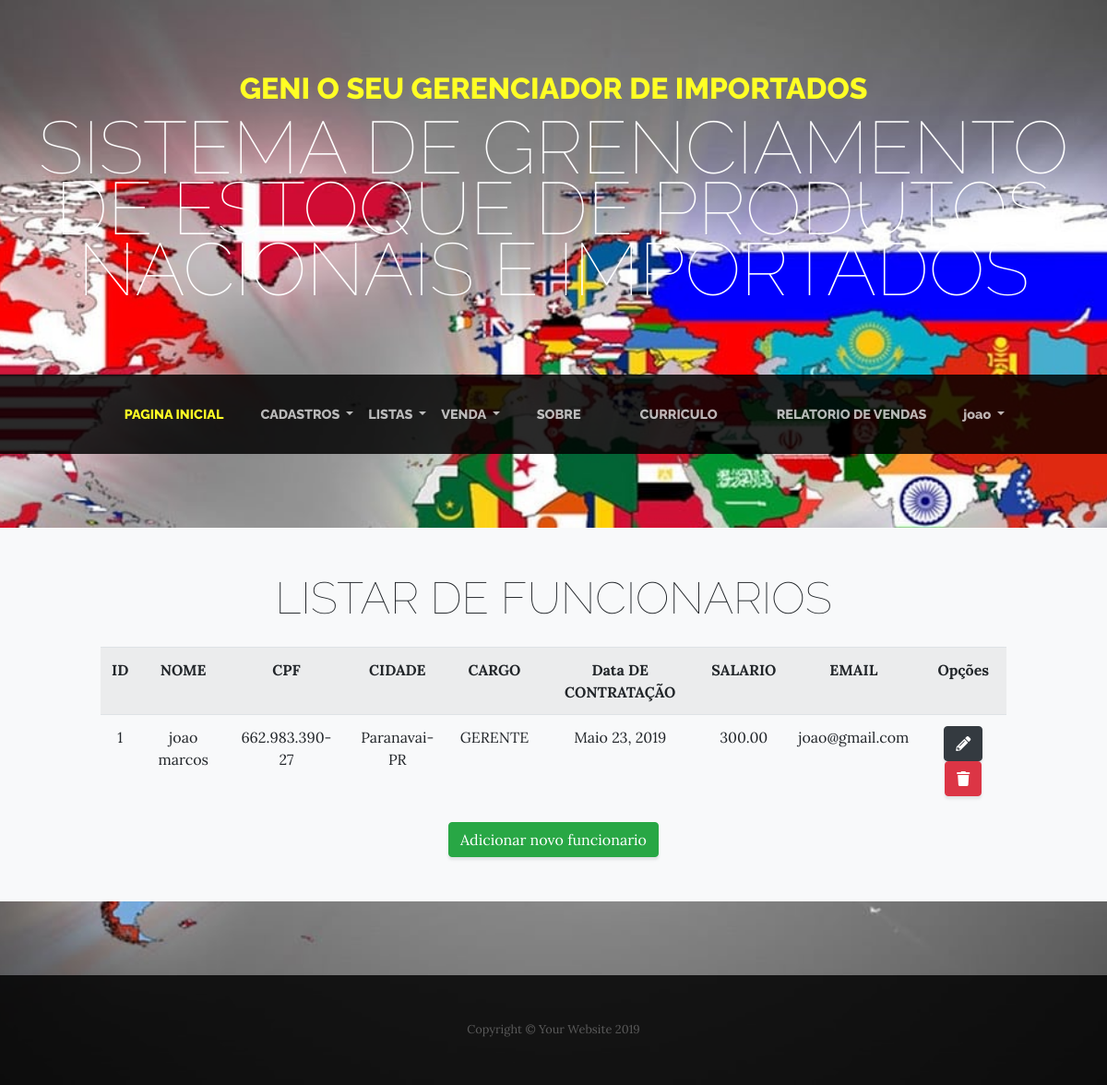
Screenshot of /lista/funcionarios/ (signed in) with the database file from the repository.
### adocao/models.py (models this page shows, shortened)
class Funcionario (models.Model):
    CARGO_CHOICES = (
        (u'GERENTE', u'GERENTE'),
        (u'VENDEDOR', u'VENDEDOR'),
    )
    nome = models.CharField(max_length=50, unique=True)
    cpf = models.CharField(max_length=14, unique=True,
                           validators=[validate_CPF])
    cidade = models.ForeignKey(Cidade, on_delete=models.PROTECT)
    cargo = models.CharField(max_length=10, choices=CARGO_CHOICES)
    data_contratacao = models.DateField()
    salario = models.DecimalField(max_digits=8, decimal_places=2)
    email = models.EmailField(unique=True)
    usuario=models.CharField(max_length=20,unique=True)
    senha = models.CharField(max_length=20)
    user = models.OneToOneField(User, on_delete=models.PROTECT)
    observacao = models.TextField(blank=True, null=True, verbose_name="Observação",
                                  help_text="qual quer informação extra sobre o funcionario")

class Cidade (models.Model):
    nome = models.CharField(max_length=50)
    estado = models.ForeignKey(Estado, on_delete=models.PROTECT)
    descricao = models.TextField(blank=True, null=True, verbose_name="Descrição",
                                 help_text="espaço para colocar qualquer informação")
    def __str__(self):
        return self.nome + "-" + self.estado.sigla

class Estado (models.Model):
    sigla = models.CharField(max_length=2, unique=True)
    nome = models.CharField(max_length=50)
    pais = models.ForeignKey(Pais, on_delete=models.PROTECT)

### adocao/views.py (the view)
# urls.py: path('lista/funcionarios/',   FuncionarioList.as_view(), name="listar-funcionarios"),
class FuncionarioList(LoginRequiredMixin, ListView):
	model =  Funcionario
	template_name = "adocao/listar_funcionarios.html"

### adocao/templates/adocao/listar_funcionarios.html
{% extends 'adocao/base.html' %}
{% load static %}
{% block conteudo %}
  <section class="page-section bg-light p-5">
    <div class="container">
      <div class="row">
        <div class="col-xl-11 mx-auto">
          <div class="cta-inner text-center rounded">
            <h2 class="section-heading mb-4">
              <span class="section-heading-lower">Listar de Funcionarios </span>
            </h2>
            <table class="table table-striped">
                    <tr>
                        <th>ID</th>
                        <th>NOME</th>
                        <th>CPF</th>
                        <th>CIDADE</th>
                        <th>CARGO</th>
                        <th>Data DE CONTRATAÇÃO</th>
                        <th>SALARIO</th>
                        <th>EMAIL</th>
                        <th>Opções</th>
                    </tr>
                    {% for funcionario in object_list %}
                    <tr>
                        <td>{{funcionario.pk}}</td>
                        <td>{{funcionario.nome}}</td>
                        <td>{{funcionario.cpf}}</td>
                        <td>{{funcionario.cidade}}</td>
                        <td>{{funcionario.cargo}}</td>
                        <td>{{funcionario.data_contratacao}}</td>
                        <td>{{funcionario.salario}}</td>
                        <td>{{funcionario.email}}</td>
                        <td>
                            <a href="{% url 'editar-funcionario'  funcionario.pk %}" class="btn btn-dark">
                              <i class="fas fa-pencil-alt    "></i>
                            </a>
                            <a href="{% url 'excluir-funcionario'  funcionario.pk %}" class="btn btn-danger">
                             <i class="fas fa-trash    "></i>
                            </a>
                        </td>
                    </tr>
                    {% empty %}
                    <tr>
                        <td colspan="3">Nenhuma funcionario cadastrado!</td>
                    </tr>
                    {% endfor %}
                </table>
                <a href="{% url 'cadastrar-funcionario' %}"class="btn btn-success">Adicionar novo funcionario</a>
          </div>
        </div>
      </div>
    </div>
  </section>
{%endblock%}

### adocao/templates/adocao/base.html (shortened to what this page needs)
{% load static %}
<!DOCTYPE html>
<html lang="en">
<head>
  <link href="{% static 'vendor/bootstrap/css/bootstrap.css' %}" rel="stylesheet">
  <link rel="stylesheet" href="https://use.fontawesome.com/releases/v5.8.1/css/all.css"
>
  <link href="{% static 'css/business-casual.css' %}" rel="stylesheet">
</head>
<body id="page-top">
  <h1 class="site-heading text-center text-white d-none d-lg-block">
    <span class="site-heading-upper text-primary mb-3">GENI o seu gerenciador de importados</span>
    <span class="site-heading-lower">Sistema de grenciamento de estoque de produtos nacionais e importados</span>
  </h1>
  {%block menu %}
  <nav class="navbar navbar-expand-lg navbar-dark py-lg-4" id="mainNav">
    <div class="container">
      <div class="collapse navbar-collapse" id="navbarResponsive">
        <ul class="navbar-nav mx-auto">
          <li class="nav-item active px-lg-4">
            <a class="nav-link text-uppercase text-expanded" href="{% url 'index' %}">Pagina INICIAL
            </a>
          </li>
          {% if request.user.is_authenticated %}
          <li class="nav-item dropdown">
            <a class="nav-link dropdown-toggle  text-uppercase" href="#" id="navbarDropdown" role="button"
              data-toggle="dropdown" aria-haspopup="true" aria-expanded="false">
              Cadastros
            </a>
          </li>
          <li class="nav-item dropdown">
            <a class="nav-link  text-uppercase  dropdown-toggle" href="#" id="navbarDropdown" role="button"
              data-toggle="dropdown" aria-haspopup="true" aria-expanded="false">
              Listas
            </a>
          </li>
          <li class="nav-item dropdown">
            <a class="nav-link  text-uppercase  dropdown-toggle" href="#" id="navbarDropdown" role="button" data-toggle="dropdown"
              aria-haspopup="true" aria-expanded="false">
              Venda
            </a>
          </li>
          {% endif %}
          <li class="nav-item px-lg-4">
            <a class="nav-link text-uppercase text-expanded" href="{% url 'sobre' %}">Sobre</a>
          </li>
          <li class="nav-item px-lg-4">
            <a class="nav-link text-uppercase text-expanded" href="{% url 'curriculo'%}">Curriculo</a>
          </li>
          <li class="nav-item px-lg-4">
              <a class="nav-link text-uppercase text-expanded" href="{% url 'relatorio'%}">Relatorio de Vendas</a>
            </li>
          {% if request.user.is_authenticated %}
          <li class="nav-item dropdown">
            <a class="nav-link dropdown-toggle" href="#" id="navbarDropdown" role="button" data-toggle="dropdown"
              aria-haspopup="true" aria-expanded="false">
              {{ request.user.username }}
            </a>
          </li>
          {% endif %}
        </ul>
      </div>
    </div>
  </nav>
  {% endblock %}
  {% block conteudo %}{%endblock%}
  <footer class="footer text-faded text-center py-5">
    <div class="container">
      <p class="m-0 small">Copyright &copy; Your Website 2019</p>
    </div>
  </footer>
</body>
</html>

### static/css/business-casual.css (style rules this page uses)
body { font-family: 'Lora'; background: -webkit-gradient(linear, left top, left bottom, from(rgba(15, 16, 47, 0))), url("../img/bandeiras.jpg"); background: linear-gradient(rgba(15, 16, 47, 0)), url("../img/bandeiras.jpg"); background-attachment: fixed; background-position: center; background-size: cover; }
h1, h2, h3, h4, h5, h6 { font-family: 'Raleway'; }
p { line-height: 1.75; }
.text-faded { color: rgba(255, 255, 255, 0.3); }
.site-heading { margin-top: 5rem; margin-bottom: 5rem; text-transform: uppercase; line-height: 1; font-family: 'Raleway'; }
.site-heading .site-heading-upper { display: block; font-size: 2rem; font-weight: 800; }
.site-heading .site-heading-lower { font-size: 5rem; font-weight: 100; line-height: 4rem; }
.page-section { margin-top: 5rem; margin-bottom: 5rem; }
.section-heading { text-transform: uppercase; }
.section-heading .section-heading-lower { display: block; font-size: 3rem; font-weight: 100; }
#mainNav { background-color:rgba(0, 0, 0, 0.84); font-family: 'Raleway'; }
#mainNav .navbar-nav .nav-item .nav-link { color: rgba(255, 255, 255, 0.7); font-weight: 800; }
#mainNav .navbar-nav .nav-item.active .nav-link { color: #ffff24; }
@media (min-width: 992px) { #mainNav .navbar-nav .nav-item .nav-link { font-size: 0.9rem; } }
.footer { background-color: rgba(0, 0, 0, 0.84); }
.text-primary { color: #ffff24 !important; }
.btn { -webkit-box-shadow: 0px 3px 3px 0px rgba(33, 37, 41, 0.1); box-shadow: 0px 3px 3px 0px rgba(33, 37, 41, 0.1); }

### rows the page displays
Funcionario: pk "1", nome "joao marcos", cpf "662.983.390-27", cidade "Paranavai-PR", cargo "GERENTE", data_contratacao "Maio 23, 2019", salario "300.00", email "joao@gmail.com"

### other values shown
{{ request.user.username }} "joao"
